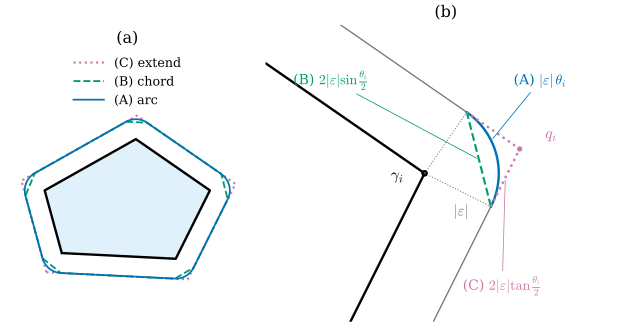

Reproduce this figure in Python.
"""Figure 32.3.2: the discrete Steiner formula (Proposition 32.3.7). Offset every edge of a convex polygon outward by
|eps| and join consecutive offset edges by (A) a circular arc, (B) a straight chord, (C) extending the edges until they
meet. (a) the whole polygon; (b) one vertex, with the length each join adds.

Run: PYTHONPATH=tools python3 chapters/32-ddg-overview/figures/fig-32-3-2-steiner-joins.py
"""
import sys
from pathlib import Path

import numpy as np

sys.path.insert(0, str(Path(__file__).resolve().parents[1] / "lib"))
import dgfig  # noqa: E402
dgfig.setup()
import matplotlib.pyplot as plt  # noqa: E402

import dgdec as dd  # noqa: E402
import ddg32  # noqa: E402

C = dgfig.COLORS
S = ddg32.KIND_STYLE
J = ddg32.J


def joins(X, eps, m=40):
    """closed curves for the three joins (outward offset eps < 0 of a counterclockwise convex polygon)."""
    T = dd.curve_tangents(X, True)
    Nn = T @ J.T
    th = dd.turning_angles(X, True)
    n = len(X)
    A, B, Cc = [], [], []
    for i in range(n):
        pm, pp = X[i] + eps * Nn[i - 1], X[i] + eps * Nn[i]          # end of offset edge i-1, start of edge i
        a0 = np.arctan2(*(pm - X[i])[::-1])
        arc = X[i] + abs(eps) * np.stack([np.cos(a0 + np.linspace(0, th[i], m)),
                                          np.sin(a0 + np.linspace(0, th[i], m))], 1)
        assert np.allclose(arc[-1], pp)
        A.extend(arc)
        B.extend([pm, pp])
        Cc.append(X[i] + eps * dd.curve_vertex_normals(X, True)[i] / np.cos(th[i] / 2))   # miter point q_i
    close_ = lambda P: np.vstack([P, P[:1]])  # noqa: E731
    return close_(np.array(A)), close_(np.array(B)), close_(np.array(Cc)), th


X = np.array([[0.0, 0.0], [2.0, -0.1], [2.6, 1.1], [1.3, 2.0], [-0.3, 1.1]])
eps = -0.35
A, B, Cc, th = joins(X, eps)
assert np.all(th > 0) and abs(th.sum() - 2 * np.pi) < 1e-12
L = dd.curve_length(X, True)
LA = np.linalg.norm(np.diff(A, axis=0), axis=1).sum()
LB = np.linalg.norm(np.diff(B, axis=0), axis=1).sum()
LC = np.linalg.norm(np.diff(Cc, axis=0), axis=1).sum()
assert abs(LA - (L - eps * th.sum())) < 1e-3                                   # arc polygonized with 40 points
assert abs(LB - (L - eps * (2 * np.sin(th / 2)).sum())) < 1e-12
assert abs(LC - (L - eps * (2 * np.tan(th / 2)).sum())) < 1e-12

fig, (ax, bx) = plt.subplots(1, 2, figsize=(6.8, 3.6), gridspec_kw={"width_ratios": [0.85, 1.25]})
Xc = np.vstack([X, X[:1]])
ax.fill(X[:, 0], X[:, 1], fc=C["region"], alpha=0.18, ec="none")
ax.plot(Xc[:, 0], Xc[:, 1], color=C["main"], lw=dgfig.LW["main"])
ax.plot(Cc[:, 0], Cc[:, 1], color=S["C"]["color"], ls=S["C"]["ls"], lw=1.6, label="(C) extend")
ax.plot(B[:, 0], B[:, 1], color=S["B"]["color"], ls=S["B"]["ls"], lw=1.4, label="(B) chord")
ax.plot(A[:, 0], A[:, 1], color=S["A"]["color"], ls=S["A"]["ls"], lw=1.3, label="(A) arc")
ax.legend(loc="upper center", frameon=False, fontsize=9.5, handlelength=2.4, ncol=1, bbox_to_anchor=(0.5, 1.02))
ax.set_aspect("equal")
ax.set_xlim(-1.0, 3.3)
ax.set_ylim(-0.75, 3.55)
ax.set_axis_off()
ax.set_title("(a)", fontsize=12)

# (b) one vertex, zoomed: vertex 2 of the polygon above
i = 2
T = dd.curve_tangents(X, True)
Nn = T @ J.T
pm, pp = X[i] + eps * Nn[i - 1], X[i] + eps * Nn[i]
q = Cc[i]
bx.plot([X[i - 1, 0], X[i, 0], X[i + 1, 0]], [X[i - 1, 1], X[i, 1], X[i + 1, 1]], color=C["main"],
        lw=dgfig.LW["main"])
bx.plot(*X[i], "o", color=C["main"], ms=4)
bx.text(X[i, 0] - 0.16, X[i, 1] - 0.03, r"$\gamma_i$", fontsize=12)
for p, tt, sgn in ((pm, T[i - 1], -1), (pp, T[i], 1)):
    e = p + sgn * 0.75 * tt
    bx.plot([e[0], p[0]], [e[1], p[1]], color=C["aux"], lw=1.0)                # offset edges (shown in part)
    bx.plot([X[i, 0], p[0]], [X[i, 1], p[1]], color=C["aux"], lw=dgfig.LW["aux"], ls=":")   # |eps| J t
a0 = np.arctan2(*(pm - X[i])[::-1])
ang = a0 + np.linspace(0, th[i], 60)
arc = X[i] + abs(eps) * np.stack([np.cos(ang), np.sin(ang)], 1)
bx.plot(arc[:, 0], arc[:, 1], color=S["A"]["color"], lw=1.8)
bx.plot([pm[0], pp[0]], [pm[1], pp[1]], color=S["B"]["color"], ls=S["B"]["ls"], lw=1.6)
bx.plot([pm[0], q[0], pp[0]], [pm[1], q[1], pp[1]], color=S["C"]["color"], ls=S["C"]["ls"], lw=1.8)
bx.plot(*q, "o", color=S["C"]["color"], ms=3)
bx.annotate(r"$q_i$", xy=q, xytext=q + np.array([0.12, 0.05]), fontsize=12, color=S["C"]["color"])
bx.annotate(r"(A) $|\varepsilon|\,\theta_i$", xy=arc[38], xytext=X[i] + np.array([0.42, 0.42]), fontsize=10.5,
            color=S["A"]["color"], arrowprops=dict(arrowstyle="-", color=S["A"]["color"], lw=0.6))
mc = 0.5 * (pm + pp)
bx.annotate(r"(B) $2|\varepsilon|\sin\frac{\theta_i}{2}$", xy=mc, xytext=X[i] + np.array([-0.62, 0.42]),
            fontsize=10.5, color=S["B"]["color"], arrowprops=dict(arrowstyle="-", color=S["B"]["color"], lw=0.6))
mq = 0.5 * (q + pm)
bx.annotate(r"(C) $2|\varepsilon|\tan\frac{\theta_i}{2}$", xy=mq, xytext=X[i] + np.array([0.18, -0.55]),
            fontsize=10.5, color=S["C"]["color"], arrowprops=dict(arrowstyle="-", color=S["C"]["color"], lw=0.6))
mx = 0.5 * (X[i] + pm)
bx.text(mx[0] - 0.02, mx[1] - 0.12, r"$|\varepsilon|$", fontsize=11, color=C["aux"])
bx.set_aspect("equal")
bx.set_xlim(X[i, 0] - 0.75, X[i, 0] + 0.95)
bx.set_ylim(X[i, 1] - 0.7, X[i, 1] + 0.7)
bx.set_axis_off()
bx.set_title("(b)", fontsize=12)

fig.tight_layout()
dgfig.save(fig, __file__)
print(f"L = {L:.4f}, theta = {np.round(th, 4)}, L_A = {L - eps * th.sum():.4f}, L_B = {LB:.4f}, L_C = {LC:.4f}")
